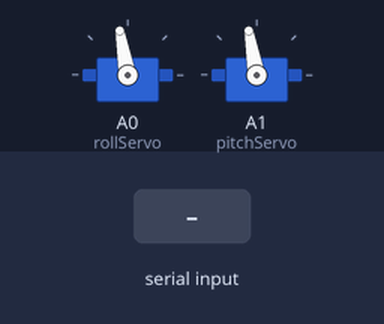
A sketch run on a simulated Arduino Uno, built with avr-gcc and run on an emulated ATmega328P. On the bench: 2 × servo. The test bench sets the inputs (shaded band).

Above: at 1.2 s.
1.3 s: "90:45\n" received over Serial
At 1.7 s:
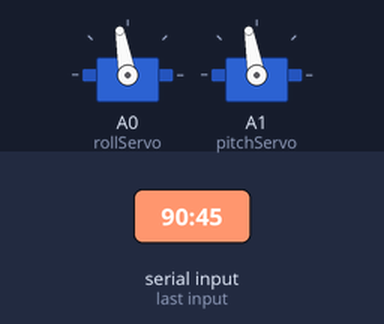
2.8 s: "200\n" received over Serial
At 3.9 s:
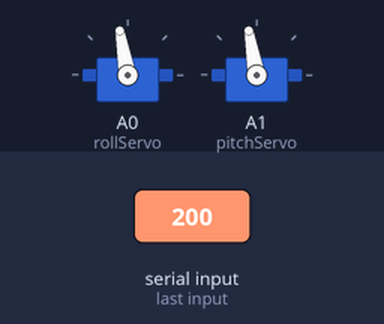
Timing chart, 0 to 5.8 s (numbered marks = the images above; inputs shaded):
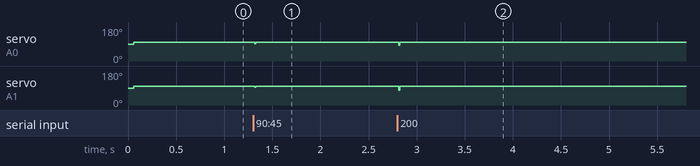

The sketch:

main.ino
```cpp
#include <Servo.h>

Servo rollServo;
Servo pitchServo;

String serialInput = "";
String rollDecode = "";
String pitchDecode = "";

int rollServoMin = 50, rollServoMax = 100;
int pitchServoMin = 50, pitchServoMax = 100;

int indexOfSpacer;

//OpenCV Constants
int viewportSize[2] = {640, 480};

//PID Varibles
double time;
int period = 50;//ms
double rollSetPoint = 320; //Influnces X Coordinate
double pitchSetPoint = 240; //Influnces Y Coordinate
double errorX, errorY, errorXprev, errorYprev;
double Kp = 1;
double Ki = 0;
double Kd = 0;
double xPID_K, xPID_I, xPID_D, xPID_Total;
double yPID_K, yPID_I, yPID_D, yPID_Total;


void setup() {
  //Setup Serial
  Serial.begin(9600);
  Serial.setTimeout(10);

  //Attach Servos
  rollServo.attach(A0);
  pitchServo.attach(A1);

  time = millis();
}

void loop() {
  while (!Serial.available() && millis() < time+period);//Wait for period and Message
  serialInput = Serial.readString();

  indexOfSpacer = serialInput.indexOf(":");

  rollDecode = serialInput.substring(0,indexOfSpacer);
  pitchDecode = serialInput.substring(indexOfSpacer+1, serialInput.length());

  // PID Calculation
  errorX = rollSetPoint - rollDecode.toInt();
  errorY = pitchSetPoint - pitchDecode.toInt();

  xPID_K = errorX * Kp;
  yPID_K = errorY * Kp;

  xPID_D = ((errorX - errorXprev)/period) * Kd;
  yPID_D = ((errorY - errorYprev)/period) * Kd;

  xPID_I += errorX * Ki * period;
  yPID_I += errorY * Ki * period;

  xPID_Total = xPID_K + xPID_I + xPID_D;
  yPID_Total = yPID_K + yPID_I + yPID_D;

  //Mapping PID
  xPID_Total = map(xPID_Total, -viewportSize[0]/2*Kp, viewportSize[0]/2*Kp, rollServoMin, rollServoMax);
  yPID_Total = map(yPID_Total, -viewportSize[1]/2*Kp, viewportSize[1]/2*Kp, pitchServoMin, pitchServoMax);

  rollServo.write(xPID_Total);
  pitchServo.write(yPID_Total);

  //For 4 servos
//  servo1.write(-xPID_Total/2);
//  servo2.write(-yPID_Total/2);
//  servo3.write(xPID_Total/2);
//  servo4.write(yPID_Total/2);
}
```

Measured:
- after the input at 1.3 s, servo on A0 (rollServo): 100° → 92° at once, → 100° 0.01 s later; servo on A1 (pitchServo): 100° → 95° at once, → 100° 0.01 s later
- after the input at 2.8 s, servo on A0 (rollServo): 100° → 84° at once, → 100° 0.01 s later; servo on A1 (pitchServo): 100° → 79° at once, → 100° 0.01 s later
